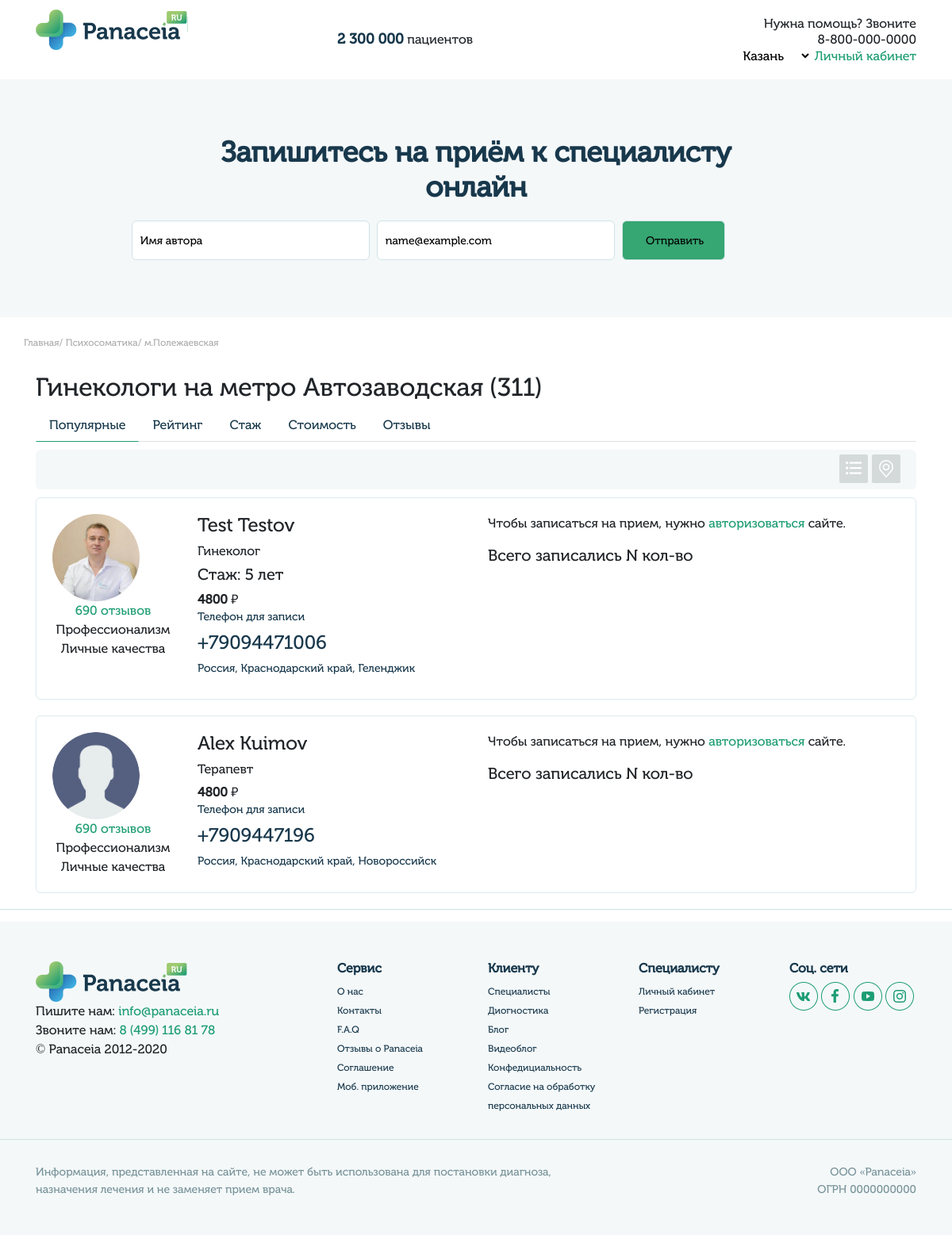
Page /doctors/list/ on the earlier database version.
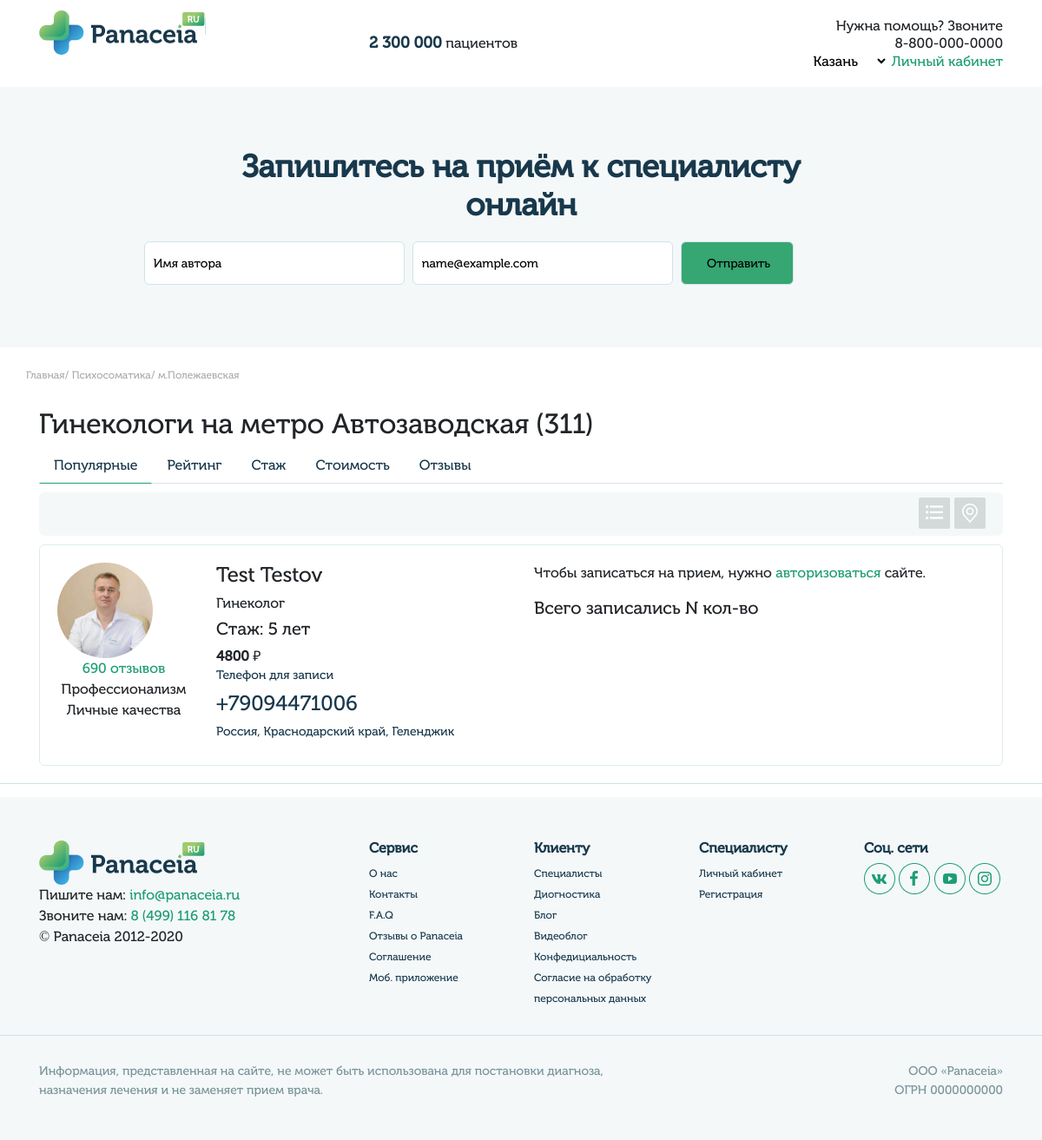
Same page on the later database version.
### userprofile/models.py (models this page shows, shortened)
class UserMain(models.Model):
    user = models.OneToOneField(User, on_delete=models.CASCADE)
    gender_list = (
        ('male', 'Мужской'),
        ('female', 'Женский')
    )
    queryset = TimeZone.objects.all()
    time_zone_list = []
    for i in queryset:
         time_zone_list.append((i.name, i.title))
    gender = models.CharField(blank=True,  max_length=6, choices=gender_list, verbose_name='Пол')
    avatar = models.ImageField(blank=True, upload_to='images/users', verbose_name='Изображение')
    fio = models.CharField(blank=True, max_length=100, verbose_name='ФИО')
    dob = models.CharField(blank=True, max_length=10, verbose_name='Дата рождения')
    city = models.CharField(blank=True, max_length=200, verbose_name='Город')
    time_zone = models.CharField(blank=True, max_length=200, choices=time_zone_list, verbose_name='Временная зона')
    skype = models.CharField(blank=True, max_length=50, verbose_name='Skype')
    whatsapp = models.CharField(blank=True, max_length=20, verbose_name='WhatsApp')
    phone = models.CharField(blank=True, max_length=20, verbose_name='Номер телефона')
    coords = models.CharField(blank=True, max_length=200, verbose_name='Координаты')
    class Meta:
        verbose_name = 'Профиль'
        verbose_name_plural = 'Профили'

class UserDoctor(models.Model):
    user = models.OneToOneField(User, on_delete=models.CASCADE)
    org_types_list = [('ur', 'Юридическое лицо'),
                    ('fiz', 'Физическое лицо')]
    orgtype = models.CharField(blank=True, null=True, max_length=11, choices=org_types_list, verbose_name='Тип организации')
    meet_online = models.BooleanField(blank=True, null=True, verbose_name='Прием онлайн')
    meet_offline = models.BooleanField(blank=True, null=True, verbose_name='Прием оффлайн')
    meet_online_offline = models.BooleanField(blank=True, null=True, verbose_name='Прием онлайн и оффлайн')
    patient_grown = models.BooleanField(blank=True, null=True, verbose_name='Взрослые')
    patient_children = models.BooleanField(blank=True, null=True, verbose_name='Дети')
    verified = models.BooleanField(blank=True, null=True, verbose_name='Аккаунт верифицирован')
    specialty = models.CharField(blank=True, max_length=100, verbose_name='Специализация')
    experience_text = models.TextField(blank=True, max_length=3000, verbose_name='Опыт работы')
    experience_years = models.CharField(blank=True, max_length=2, verbose_name='Стаж')
    class Meta:
        verbose_name = 'Профиль'
        verbose_name_plural = 'Профили'

### doctors/views.py (the view)
# urls.py: path('list/', views.doctors_list_view, name='doctors_list'),
def doctors_list_view(request):
    object_list = User.objects.filter(groups__name='doctors')
    paginator = Paginator(object_list, 2)
    page = request.GET.get('page')
    doctors = list()
    try:
        users = paginator.page(page)
    except PageNotAnInteger:
        users = paginator.page(1)
    except EmptyPage:
        users = paginator.page(paginator.num_pages)
    for user in users:
        doctor_main = UserMain.objects.get(user=user)
        doctor = UserDoctor.objects.get(user=user)
        if doctor.experience_years != '':
            words = ['год', 'года', 'лет']
            num = int(doctor.experience_years)
            years = decl_of_num(num, words)
            experience = 'Стаж: ' + str(num) + ' ' + years
        else:
            experience = ''
        _doctor = {
            'id': user.id,
            'fio': doctor_main.fio,
            'city': doctor_main.city,
            'phone': doctor_main.phone,
            'avatar': doctor_main.avatar,
            'specialty': doctor.specialty,
            'experience_years': experience
        }
        doctors.append(_doctor)
    data = {'doctors': doctors, 'page': page, 'users': users}
    return render(request, 'doctors_list.html', data)

### templates/doctors_list.html (shortened to what this page needs)
{% extends "home.html" %}
{% load static %}
{% block content %}
<div class="top-search">
    <div class="container">
        <div class="row">
            <div class="col-sm">
                <div class="search-title">
                    Запишитесь на приём к специалисту онлайн
                </div>
            </div>
        </div>
        <div class="row popup-login">
            <div class="col-sm">
                <div class="search-form">
                    <div class="form-offer">
                        <form class="mainform">
                            <p class="name">
                                <input type="text" name="name" value="Имя автора" />
                            </p>
                            <p class="email">
                                <input type="text" name="email" value="name@example.com" />
                            </p>
                            <p class="send">
                                <input type="submit" value="Отправить" />
                            </p>
                        </form>
                    </div>
                </div>
            </div>
        </div>
    </div>
</div>
<div class="doctor-search">
    <div class="container">
        <div class="row">
            <div class="col-ms">
                <div class="breadcrumbs">
                    <a href="index.html">Главная</a>/ <a href="#">Психосоматика</a>/ <a href="">м.Полежаевская</a>
                </div>
            </div>
        </div>
        <div class="row">
            <div class="col-sm">
                <h2>Гинекологи на метро Автозаводская <span>(311)</span></h2>
                <ul class="nav nav-tabs doctor-tab" id="myTab" role="tablist">
                    <li class="nav-item">
                        <a class="nav-link active" id="popular-tab" data-toggle="tab" href="#popular" role="tab" aria-controls="popular" aria-selected="true">Популярные</a>
                    </li>
                    <li class="nav-item">
                        <a class="nav-link" id="rating-tab" data-toggle="tab" href="#rating" role="tab" aria-controls="rating" aria-selected="false">Рейтинг</a>
                    </li>
                    <li class="nav-item">
                        <a class="nav-link" id="experience-tab" data-toggle="tab" href="#experience" role="tab" aria-controls="experience" aria-selected="false">Стаж</a>
                    </li>
                    <li class="nav-item">
                        <a class="nav-link" id="price-tab" data-toggle="tab" href="#price" role="tab" aria-controls="price" aria-selected="false">Стоимость</a>
                    </li>
                    <li class="nav-item">
                        <a class="nav-link" id="reviews-tab" data-toggle="tab" href="#reviews" role="tab" aria-controls="reviews" aria-selected="false">Отзывы</a>
                    </li>
                </ul>
                <div>
                     <div class="map-list tabs-nav">
                         <div class="list-icon icon">
                             <a href="{% url 'doctors_list' %}"><img src="{% static 'img/list.png' %}" alt=""></a>
                         </div>
                         <div class="map-icon icon">
                            <a href="{% url 'doctors_map' %}"> <img src="{% static 'img/place.png' %}" alt=""></a>
                         </div>
                     </div>
                     <div class="tab-maps">
                        <div class="tab-content">
                            <div class="tab-pane fade show active" id="popular" role="tabpanel" aria-labelledby="popular-tab">
                                {% for doctor in doctors %}
                                    <div class="doctor-info">
                                        <div class="row">
                                            <div class="col-2">
                                                {% if doctor.avatar != '' %}
                                                    <div class="avatar-doctor">
                                                        <img src="/media/{{doctor.avatar}}" alt="">
                                                    </div>
                                                {% else %}
                                                    <div class="avatar-doctor">
                                                        <img src="{% static 'img/user.png' %}" alt="">
                                                    </div>
                                                {% endif %}
                                                <div class="reviews-coin">
                                                    690 отзывов
                                                </div>
                                                <div class="rating-profi">
                                                    Профессионализм
                                                </div>
                                                <div class="rating-qualities">
                                                    Личные качества
                                                </div>
                                            </div>
                                            <div class="col-4 info-doctor">
                                                {% if doctor.fio != '' %}
                                                    <h4>{{ doctor.fio }}</h4>
                                                {% endif %}
                                                {% if doctor.specialty != '' %}
                                                    <h6>{{ doctor.specialty }}</h6>
                                                {% endif %}
                                                {% if doctor.experience_years != '' %}
                                                    <h5>{{ doctor.experience_years }}</h5>
                                                {% endif %}
                                                <div class="price">
                                                    <b>4800</b> ₽
                                                </div>
                                                <div class="phone-record">
                                                    <h5>Телефон для записи</h5>
                                                    <h4>{{ doctor.phone }} </h4>
                                                    <h5>{{ doctor.city }}</h5>
                                                </div>
                                            </div>
                                            <div class="col-6 recording">
                                                {% if request.user.is_authenticated %}
                                                    {% if user.groups.all.0.name == "users" %}
                                                        <div class="appointment-btn set-doctor-id show-modal" doctor-id="{{doctor.id}}">Записаться на прием</div>
                                                    {% endif %}
                                                {% else %}
                                                    <p>Чтобы записаться на прием, нужно <a href="{% url 'login' %}">авторизоваться</a> сайте.</p>
                                                {% endif %}
                                                <h5>Всего записались N кол-во</h5>
                                            </div>
                                        </div>
                                    </div>
                                {% endfor %}
                            </div>
                        </div>
                     </div>
                </div>
            </div>
        </div>
    </div>
</div>
{% endblock %}

### templates/home.html (shortened to what this page needs)
{% load static %}
<!DOCTYPE html HTML PUBLIC "-//W3C//DTD HTML 4.01//EN">
<html>
<head>
    <link rel="stylesheet" href="{% static 'css/style.css' %}">
    <link rel="stylesheet" href="{% static 'css/bootstrap.min.css' %}" >
    <link rel="stylesheet" href="{% static 'css/jquery-ui.css' %}" >
    <link rel="stylesheet" href="{% static 'css/jquery.weekcalendar.css' %}" >
    <link rel="stylesheet" href="{% static 'css/sp-style.css' %}" >
</head>
<body>
    <header>
        <div class="container">
            <div class="row">
                <div class="col-sm">
                    <a href="{% url 'home' %}" class="logo-header"><img src="{% static 'img/logo.png' %}" alt=""></a>
                </div>
                <div class="col-sm">
                    <div class="text-people"><b>2 300 000</b> пациентов
                    </div>
                </div>
                <div class="col-sm header-info">
                    <div class="text-header"><span>Нужна помощь?</span> Звоните
                    </div>
                    <div class="phone-header">8-800-000-0000
                    </div>
                    <div class="select-city">
                        <select>
                            <option>Казань</option>
                        </select>
                        <a href="{% url 'login' %}">Личный кабинет</a>
                    </div>
                </div>
            </div>
        </div>
    </header>
    {% block content %}{% endblock %}
    <footer>
        <div class="line-footer">
        </div>
        <div class="footer-block">
            <div class="container">
                <div class="row">
                    <div class="col-4">
                        <img src="{% static 'img/logo.png' %}" alt="">
                        <p>Пишите нам: <a href="#">info@panaceia.ru</a> <br>Звоните нам: <a href="#">8 (499) 116 81 78</a> <br>© Panaceia 2012-2020</p>
                    </div>
                    <div class="col-2">
                        <h5>Сервис</h5>
                        <ul>
                            <li>О нас</li>
                            <li>Контакты</li>
                            <li>F.A.Q</li>
                            <li>Отзывы о Panaceia</li>
                            <li>Соглашение</li>
                            <li>Моб. приложение</li>
                        </ul>
                    </div>
                    <div class="col-2">
                        <h5>Клиенту</h5>
                        <ul>
                            <li>Специалисты</li>
                            <li>Диогностика</li>
                            <li>Блог</li>
                            <li>Видеоблог</li>
                            <li>Конфедициальность</li>
                            <li>Согласие на обработку персональных данных</li>
                        </ul>
                    </div>
                    <div class="col-2">
                        <h5>Специалисту</h5>
                        <ul>
                            <li>Личный кабинет</li>
                            <li>Регистрация</li>
                        </ul>
                    </div>
                    <div class="col-2">
                        <h5>Соц. сети</h5>
                        <a href="#"><img src="{% static 'img/vk.png' %}" alt=""></a>
                        <a href="#"><img src="{% static 'img/fb.png' %}" alt=""></a>
                        <a href="#"><img src="{% static 'img/ytube.png' %}" alt=""></a>
                        <a href="#"><img src="{% static 'img/insta.png' %}" alt=""> </a>
                    </div>
                </div>
            </div>
            <div class="line-footer">
            </div>
            <div class="footer-info">
                <div class="container">
                    <div class="row">
                        <div class="col-8">
                            <p>Информация, представленная на сайте, не может быть использована для постановки диагноза, назначения лечения и не заменяет прием врача.</p>
                        </div>
                        <div class="col-4" style="text-align:right">
                            <p>ООО «Panaceia» <br>ОГРН 0000000000</p>
                        </div>
                    </div>
                </div>
            </div>
        </div>
    </footer>
</body>
</html>

Differences in the rows shown:
removed UserMain: fio "Alex Kuimov", phone "+7909447196", city "Россия, Краснодарский край, Новороссийск"
removed UserDoctor: specialty "Терапевт"
Other differences:
list line gone: "690 отзывов Профессионализм Личные качества 4800 ₽ Телефон для записи Чтобы записаться на прием, нужно авторизоваться сайте. Всего записались N кол-во"
